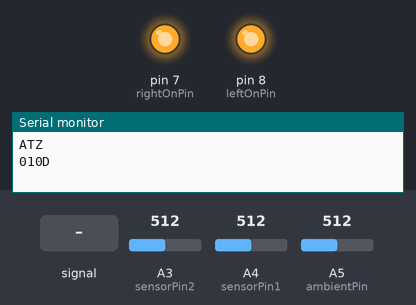
Bench run of a sketch on a simulated Arduino Uno, built with avr-gcc and run on an emulated ATmega328P. On the bench: output pins drawn as LEDs (lit = HIGH), the last lines printed to the serial monitor. The test bench sets the inputs (shaded band); at power-on: A3 (sensorPin2) = 512, A4 (sensorPin1) = 512, A5 (ambientPin) = 512.

Above: at 1.2 s.
1.3 s: A5 (ambientPin) fed a 200 Hz sine of ±460 counts around its level
At 2.0 s:
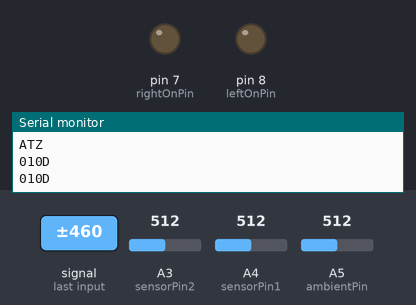
Timing chart, 0 to 25.7 s (numbered marks = the images above; inputs shaded):
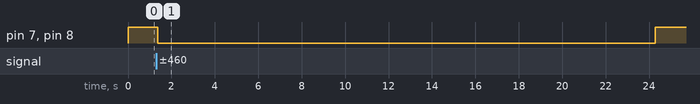

Measured:
- after the input at 1.3 s, pin 7 (rightOnPin), pin 8 (leftOnPin): HIGH → LOW after 0.07 s, → HIGH 22.9 s later

The sketch:

blindSpotMonitorCode.ino
```cpp
//Sets up pin names and numbers
int ambientPin = A5;
int sensorPin1 = A4;
int sensorPin2 = A3;

int rightOnPin = 7;
int leftOnPin = 8;

//Used for testing
int testPin = 12;
bool currentVal = false;

//Sets up reset time before the camera turns back off
int blinkRate = 1200;
int blinkRateCounter = 0;

//Allows for error detection in light on logic
//minFlashes is not the actual number of flashes before it turns on
//minFlashes is the minimum on time
int minFlashes = 100;
int count = 0;

//This is an experimental value that is yet to be determined
//Needs to be a number greater than 0
double errorFactor = 1.5;

//This value is set by an interrupt so that the program knows when the car value needs to be set
bool carValSetup = false;

//These variables are used to detect if the turn signal is currently on or was previously on
bool rightOn;
bool leftOn;

//Allows for the clock divider fashion of quesrying the OBDII board
//1500 querys the board every .9048 Hz or 1.105 seconds
int queryRate = 2500;
int queryRateCounter = 0;

//This function outputs based on which sensor is being activated
void turnOnBlindSpotCameras(){

  //Does logic for the right sensor
  if(rightOn && (count >= minFlashes)){
    digitalWrite(rightOnPin, LOW);
  }else{
    digitalWrite(rightOnPin, HIGH);
  }

  //Does logic for the left sensor
  if(leftOn && (count >= minFlashes)){
    digitalWrite(leftOnPin, LOW);
  }else{
    digitalWrite(leftOnPin, HIGH);
  }
}

void setup() {
  //Sets up the board
  pinMode(ambientPin, INPUT);
  pinMode(sensorPin1, INPUT);
  pinMode(sensorPin1, INPUT);
  pinMode(rightOnPin, OUTPUT);
  pinMode(leftOnPin, OUTPUT);

  //Sets initial values for the detection
  rightOn = true;
  leftOn = true;

  //Used to setup the serial monitor for testing
  Serial.begin(9600);

  //Reset the OBD-II-UART
  Serial.println("ATZ");
}

void loop() {

  //Reads in from the pins
  double ambientValue = analogRead(ambientPin);
  double sensorValue1 = analogRead(sensorPin1);
  double sensorValue2 = analogRead(sensorPin2);

  //Query the OBD-II-UART for the Vehicle Speed
  if(queryRateCounter < queryRate){
  	queryRateCounter++;
  }else{
  	Serial.println("010D");
  	queryRateCounter = 0;
  }

  if(blinkRateCounter < blinkRate && (rightOn || leftOn)){
	  blinkRate++;
  }else{
	  blinkRateCounter = 0;
  }

  //Detects if the right sensor is on
  if(sensorValue1 > ambientValue*(1+errorFactor)){
    rightOn = true;
	count++;
  }

  //Detects if the left sensor is on
  if(sensorValue2 >	ambientValue*(1+errorFactor)){
    leftOn = true;
	count++;
  }

  //Does output accrding to the sensor values
  turnOnBlindSpotCameras();

}
```
